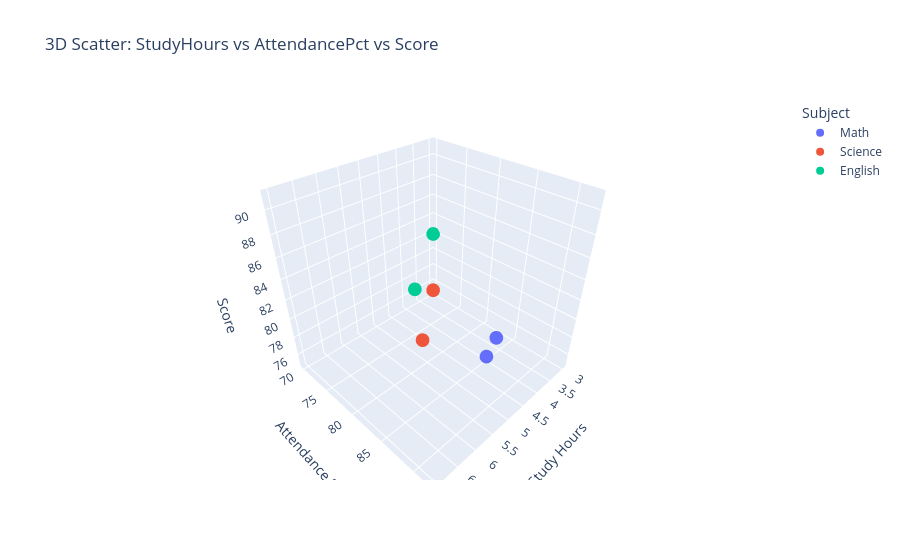

The notebook cell this image was saved under:
### Code cell
import pandas as pd
import numpy as np
import plotly.express as px

data = {
    'Subject':  ['Math','Science','Math','English','Science','English'],
    'Score':    [82, np.nan, 75, np.nan, 91, np.nan],
    'AttendancePct': [90, 85, np.nan, 78, 92, 70],
    'StudyHours': [5, 6, 4, np.nan, 7, 3],
}
df = pd.DataFrame(data)
df['Score']         = df['Score'].fillna(df['Score'].median())
df['AttendancePct'] = df['AttendancePct'].fillna(df['AttendancePct'].median())
df['StudyHours']    = df['StudyHours'].fillna(df['StudyHours'].median())

fig = px.scatter_3d(
    df,
    x='StudyHours',
    y='AttendancePct',
    z='Score',
    color='Subject',
    title='3D Scatter: StudyHours vs AttendancePct vs Score',
    labels={'StudyHours': 'Study Hours', 'AttendancePct': 'Attendance %', 'Score': 'Score'},
)
fig.show()

### Figure 1 — Plotly figure (JSON) as saved in the notebook; plotly's stock layout.template omitted (floating-point values rounded to 4 significant figures)
{"data": [{"hovertemplate": "Subject=Math<br>Study Hours=%{x}<br>Attendance %=%{y}<br>Score=%{z}<extra></extra>", "legendgroup": "Math", "marker": {"color": "#636efa", "symbol": "circle"}, "mode": "markers", "name": "Math", "scene": "scene", "showlegend": true, "type": "scatter3d", "x": [5.0, 4.0], "y": [90.0, 85.0], "z": [82.0, 75.0]}, {"hovertemplate": "Subject=Science<br>Study Hours=%{x}<br>Attendance %=%{y}<br>Score=%{z}<extra></extra>", "legendgroup": "Science", "marker": {"color": "#EF553B", "symbol": "circle"}, "mode": "markers", "name": "Science", "scene": "scene", "showlegend": true, "type": "scatter3d", "x": [6.0, 7.0], "y": [85.0, 92.0], "z": [82.0, 91.0]}, {"hovertemplate": "Subject=English<br>Study Hours=%{x}<br>Attendance %=%{y}<br>Score=%{z}<extra></extra>", "legendgroup": "English", "marker": {"color": "#00cc96", "symbol": "circle"}, "mode": "markers", "name": "English", "scene": "scene", "showlegend": true, "type": "scatter3d", "x": [5.0, 3.0], "y": [78.0, 70.0], "z": [82.0, 82.0]}], "layout": {"legend": {"title": {"text": "Subject"}, "tracegroupgap": 0}, "scene": {"domain": {"x": [0, 1], "y": [0, 1]}, "xaxis": {"title": {"text": "Study Hours"}}, "yaxis": {"title": {"text": "Attendance %"}}, "zaxis": {"title": {"text": "Score"}}}, "title": {"text": "3D Scatter: StudyHours vs AttendancePct vs Score"}}}
